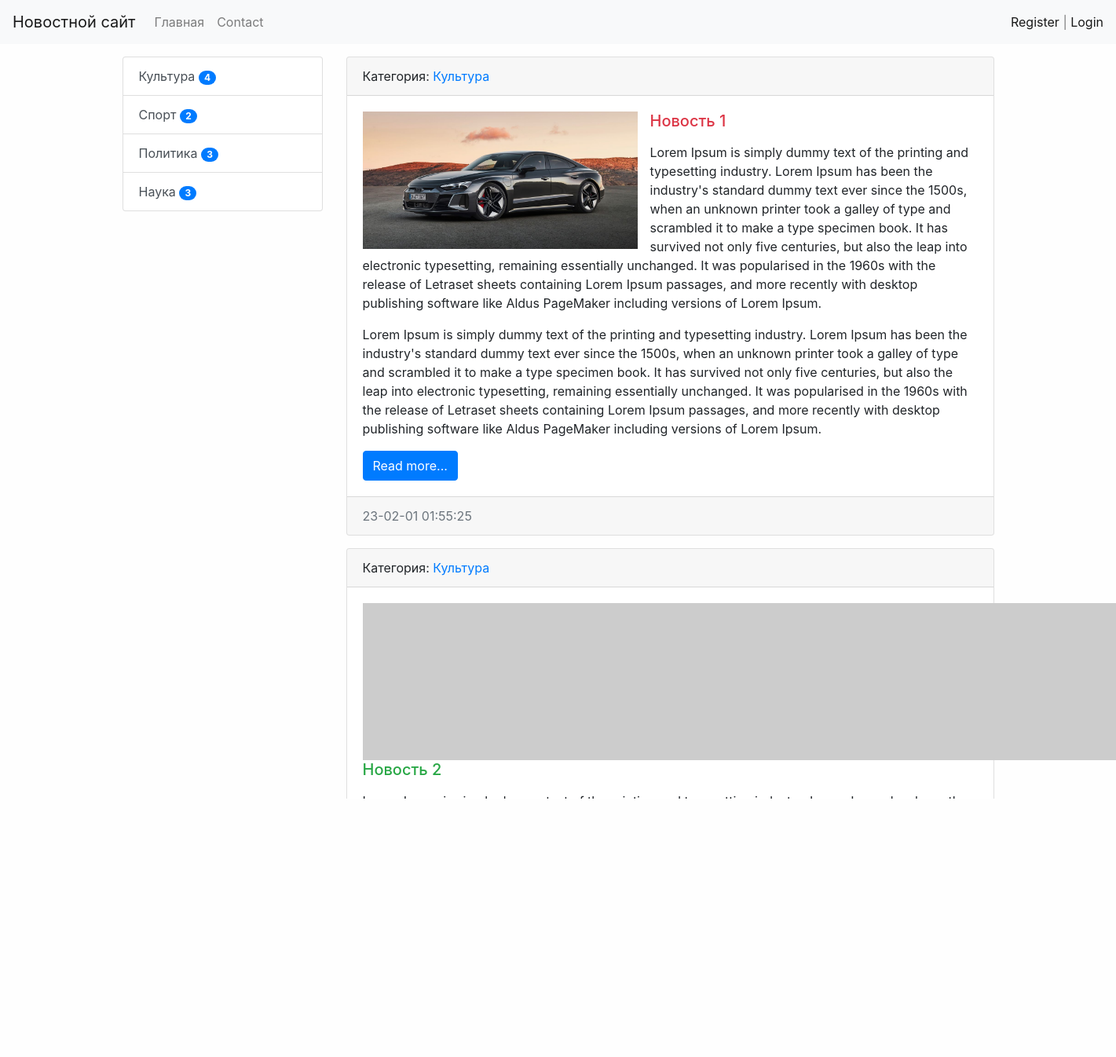
The page / on the database its author committed.
### news/models.py (models this page shows, shortened)
class Category(models.Model):
    title = models.CharField(max_length=150,db_index=True, verbose_name = 'Наименование категории')
    def get_absolute_url(self):
        return reverse('category', kwargs={"category_id": self.pk})
    def __str__(self):
        return self.title
    class Meta:
        verbose_name = 'Категория'
        verbose_name_plural = 'Категории'
        ordering = ['title']

class News(models.Model):
    title = models.CharField(max_length=150,verbose_name = 'Наименование')
    content = models.TextField(blank=True,verbose_name = 'Контент')
    created_at = models.DateTimeField(auto_now_add=True,verbose_name = 'Дата публикации')
    updated_at = models.DateTimeField(auto_now=True,verbose_name = 'Обновлено')
    photo = models.ImageField(upload_to='photo/%y/%m/%d',verbose_name = 'Фото', blank=True)
    is_published = models.BooleanField(default=True,verbose_name = 'Опубликовано ?')
    category = models.ForeignKey('Category',on_delete=models.PROTECT, verbose_name = 'Категория',) #related_name='get_news'
    views = models.IntegerField(default=0)
    def get_absolute_url(self):
        return reverse('view_news', kwargs={"pk": self.pk})
    class Meta:
        verbose_name = 'Новость'
        verbose_name_plural = 'Новости'
        ordering = ['created_at']

### news/views.py (the view)
# urls.py: path('',HomeNews.as_view(), name='home'),
class HomeNews(Mymixin, ListView):
    model = News
    template_name = 'news/home_news_list.html'
    context_object_name = 'news'
    mixin_prop = 'Hi world'
    paginate_by = 2
    def get_context_data(self, *, object_list=None, **kwargs):
        context = super().get_context_data(**kwargs)
        context['title'] = self.get_upper('Главная страница')
        context['mixin_prop'] = self.get_prop()
        return context
    def get_queryset(self):
        return News.objects.filter(is_published=True).select_related('category')  #buni boshqacha yozsayam bolardi uzunro qb

### news/templatetags/news_tags.py (called while the page is built)
@register.inclusion_tag('news/list_categories.html')
def show_categories(arg1='Hello',arg2='World'):
    categories = Category.objects.annotate(cnt=Count('news', filter=F('news__is_published'))).filter(cnt__gt=0)
    return  {'categories':categories,'arg1':arg1,'arg2':arg2,}

### news/utils.py (called while the page is built)
    def get_prop(self):
        return self.mixin_prop.upper()

    def get_upper(self,s):
        if isinstance(s, str):
            return s.upper()
        else:
            return s.title.upper()

### news/templates/news/home_news_list.html (shortened to what this page needs)
{% extends 'base.html' %}
{% block sidebar %}
{% include 'inc/_sidebar.html' %}
{% endblock %}
{% block content %}
            {% for item in news %}
                <div class="card mb-3">
                  <div class="card-header">
                    Категория: <a href="{{ item.category.get_absalute_url }}{% comment %}{% url 'category' item.category.pk %}{% endcomment %}">{{ item.category }}</a>
                  </div>
                  <div class="card-body">
                          {% if item.photo %}
                              <img src="{{ item.photo.url }}" alt="" width="350" class="float-left mr-3">
                          {% else %}
                              <img src="https://picsum.photos/id/1060/200/235/?blur=2" alt="" class="float-left mr-3">
                          {% endif %}
                                <h5 class="card-title {% cycle 'text-danger' 'text-success' %}">{{ item.title }}</h5>
                                <p class="card-text">{{ item.content|safe|linebreaks }}</p>
                                <a href="{{ item.get_absolute_url }}" class="btn btn-primary">Read more...</a>
                  </div>
                  <div class="card-footer text-muted">
                    {{ item.created_at|date:"y-m-d h:i:s" }}
                  </div>
                </div>
            {% endfor %}
{% endblock %}

### templates/base.html (shortened to what this page needs)
{% load static %}
<!doctype html>
<html lang="en">
<head>
    <link rel="stylesheet" href="{% static 'bootstrap/css/bootstrap.min.css' %}">
    <link rel="stylesheet" href="{% static 'css/style.css' %}">
</head>
<body>
{% include 'inc/_nav.html' %}
<div class="container mt-3">
    <div class="row">
        <div class="col-md-3">
            {% block sidebar %}SIDEBAR{% endblock %}
        </div>
        <div class="col-md-9">
            {% block content %}CONTENT{% endblock %}
            {% if page_obj.has_other_pages %}
            <nav aria-label="...">
              <ul class="pagination">
                {% for p in page_obj.paginator.page_range %}
                    {% if page_obj.number == p %}
                        <li class="page-item active" aria-current="page">
                            <a class="page-link" href="?page={{ p }}">{{ p }}<span class="sr-only">(current)</span></a>
                        </li>
                    {% elif p > page_obj.number|add:-3 and p < page_obj.number|add:+3 %}
                        <li class="page-item">
                            <a class="page-link" href="?page={{ p }}">{{ p }}</a>
                        </li>
                    {% endif %}
                {% endfor %}
                {% if page_obj.has_next %}
                    <li class="page-item">
                      <a class="page-link" href="?page={{ page_obj.next_page_number }}">Next</a>
                    </li>
                    {% endif %}
              </ul>
            </nav>
            {% endif %}
        </div>
    </div>
</div>
</body>
</html>

### templates/inc/_nav.html (shortened to what this page needs)
<nav class="navbar navbar-expand-lg navbar-light bg-light">
  <a class="navbar-brand" href="{% url 'home' %}">Новостной сайт</a>
  <div class="collapse navbar-collapse" id="navbarSupportedContent">
    <ul class="navbar-nav mr-auto">
      <li class="nav-item"><a class="nav-link" href="{% url 'home' %}">Главная</a></li>
      <li class="nav-item"><a class="nav-link" href="{% url 'contact' %}">Contact</a></li>
    </ul>
    <span class="navbar-text">
        {% if request.user.is_authenticated %}
        Salom mishqi, {{ user.username }} | <a href="{% url 'logout' %}">Chiqish</a>
        {% else %}
        <a href="{% url 'register' %}">Register</a> | <a href="{% url 'login' %}">Login</a>
        {% endif %}
    </span>
  </div>
</nav>

### templates/inc/_sidebar.html (shortened to what this page needs)
{% load news_tags %}
{% show_categories %}

### news/templates/news/list_categories.html
<div class="list-group">
    {% for item in categories %}
    <a href=" {{ item.get_absolute_url }}               {% comment %} {% url 'category' item.pk %} {% endcomment%}" class="list-group-item list-group-item-action">{{ item.title }}  <span class="badge badge-primary badge-pill">{{ item.cnt }}</span></a>
    {% endfor %}
</div>

### mysite/static/css/style.css (style rules this page uses)
body { background-color: #fefefe; }

### rows shown on the page
Category: title "Культура", cnt "4"
Category: title "Спорт", cnt "2"
Category: title "Политика", cnt "3"
Category: title "Наука", cnt "3"
News: category "Культура", photo (picture), title "Новость 1", content "Lorem Ipsum is simply dummy text of the printing and typesetting industry. Lorem Ipsum has been the industry's standard dummy text ever since the 1500s, when an unknown printer took a galley of type and scrambled it to make a type specimen book. It has survived not only five centuries, but also the leap into electronic typesetting, remaining essentially unchanged. It was popularised in the 1960s with the release of Letraset sheets containing Lorem Ipsum passages, and more recently with desktop publishing software like Aldus PageMaker including versions of Lorem Ipsum. Lorem Ipsum is simply dummy text of the printing and typesetting industry. Lorem Ipsum has been the industry's standard…", created_at "23-02-01 01:55:25"
News: category "Культура", title "Новость 2", content "Lorem Ipsum is simply dummy text of the printing and typesetting industry. Lorem Ipsum has been the industry's standard dummy text ever since the 1500s, when an unknown printer took a galley of type and scrambled it to make a type specimen book. It has survived not only five centuries, but also the leap into electronic typesetting, remaining essentially unchanged. It was popularised in the 1960s with the release of Letraset sheets containing Lorem Ipsum passages, and more recently with desktop publishing software like Aldus PageMaker including versions of Lorem Ipsum."
